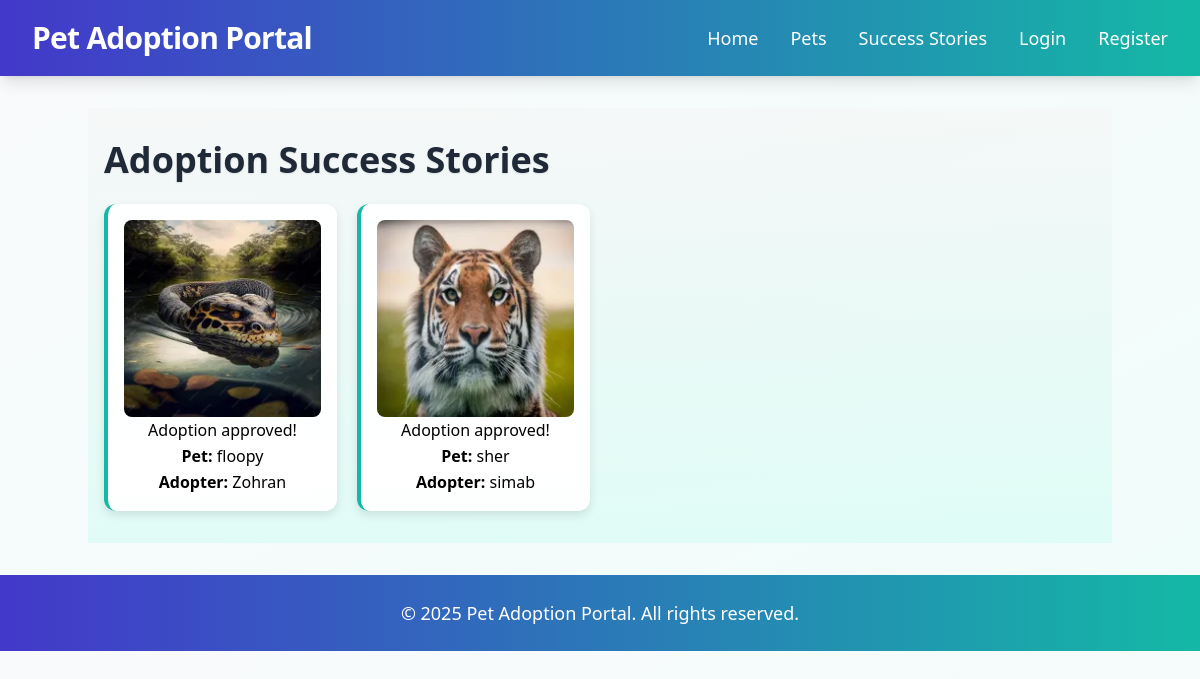
Page /success-stories/ on the committed database.
### adoption/models.py (models this page shows, shortened)
class SuccessStory(models.Model):
    pet = models.ForeignKey(Pet, on_delete=models.CASCADE)
    adopter = models.ForeignKey(User, on_delete=models.CASCADE)
    story = models.TextField()
    created_at = models.DateTimeField(auto_now_add=True)

class Pet(models.Model):
    PET_TYPES = [
        ('dog', 'Dog'), ('cat', 'Cat'), ('rabbit', 'Rabbit'), ('hamster', 'Hamster'),
        ('birds', 'Birds'), ('fish', 'Fish'), ('turtle', 'Turtle'), ('snake', 'Snake'),
        ('horse', 'Horse'), ('other', 'Other'),
    ]
    name = models.CharField(max_length=100)
    breed = models.CharField(max_length=100)
    age = models.IntegerField()
    vaccination_status = models.BooleanField(default=False)
    photo = models.ImageField(upload_to='pets/', blank=True)
    owner = models.ForeignKey(User, on_delete=models.CASCADE)
    pet_type = models.CharField(max_length=10, choices=PET_TYPES)
    location = models.CharField(max_length=100)
    created_at = models.DateTimeField(auto_now_add=True)

### adoption/views.py (the view)
# urls.py: path('success-stories/', views.success_stories, name='success_stories'),
def success_stories(request):
    stories = SuccessStory.objects.all()
    return render(request, 'success_stories.html', {'stories': stories})

### templates/success_stories.html (shortened to what this page needs)
{% extends 'base.html' %}
{% load static %}
{% block content %}
<div class="success-stories max-w-5xl mx-auto">
    <h2 class="text-3xl md:text-4xl font-extrabold mb-6">Adoption Success Stories</h2>
    <div class="story-gallery">
        {% for story in stories %}
            <div class="story-card">
                {% if story.pet.photo %}
                    <img src="{{ story.pet.photo.url }}" alt="{{ story.pet.name }}">
                {% else %}
                    <img src="{% static 'images/default-pet.jpg' %}" alt="Default Image">
                {% endif %}
                <p>{{ story.story }}</p>
                <p><strong>Pet:</strong> {{ story.pet.name }}</p>
                <p><strong>Adopter:</strong> {{ story.adopter.username }}</p>
            </div>
        {% empty %}
            <p class="text-muted">No success stories yet.</p>
        {% endfor %}
    </div>
</div>
{% endblock %}

### templates/success_stories.html (style rules this page uses)
.success-stories { padding: 2rem 1rem; background: linear-gradient(to bottom, rgba(245, 245, 245, 0.5), rgba(204, 251, 241, 0.5)); }
.success-stories h2 { color: #1f2937; text-shadow: 0 1px 2px rgba(0, 0, 0, 0.1); animation: fadeIn 0.6s ease-out; }
.story-gallery { display: grid; grid-template-columns: repeat(auto-fill, minmax(200px, 1fr)); gap: 20px; }
.story-card { background: rgba(255, 255, 255, 0.95); border-radius: 0.75rem; box-shadow: 0 4px 10px rgba(0, 0, 0, 0.1); border-left: 4px solid #14b8a6; padding: 1rem; text-align: center; animation: fadeInUp 0.6s ease-out; transition: all 0.3s ease; }
.story-card img { max-width: 100%; height: auto; border-radius: 0.5rem; }

### rows in the picture
SuccessStory: pet.photo (picture), story "Adoption approved!", pet.name "floopy", adopter.username "Zohran"
SuccessStory: pet.photo (picture), story "Adoption approved!", pet.name "sher", adopter.username "simab"
